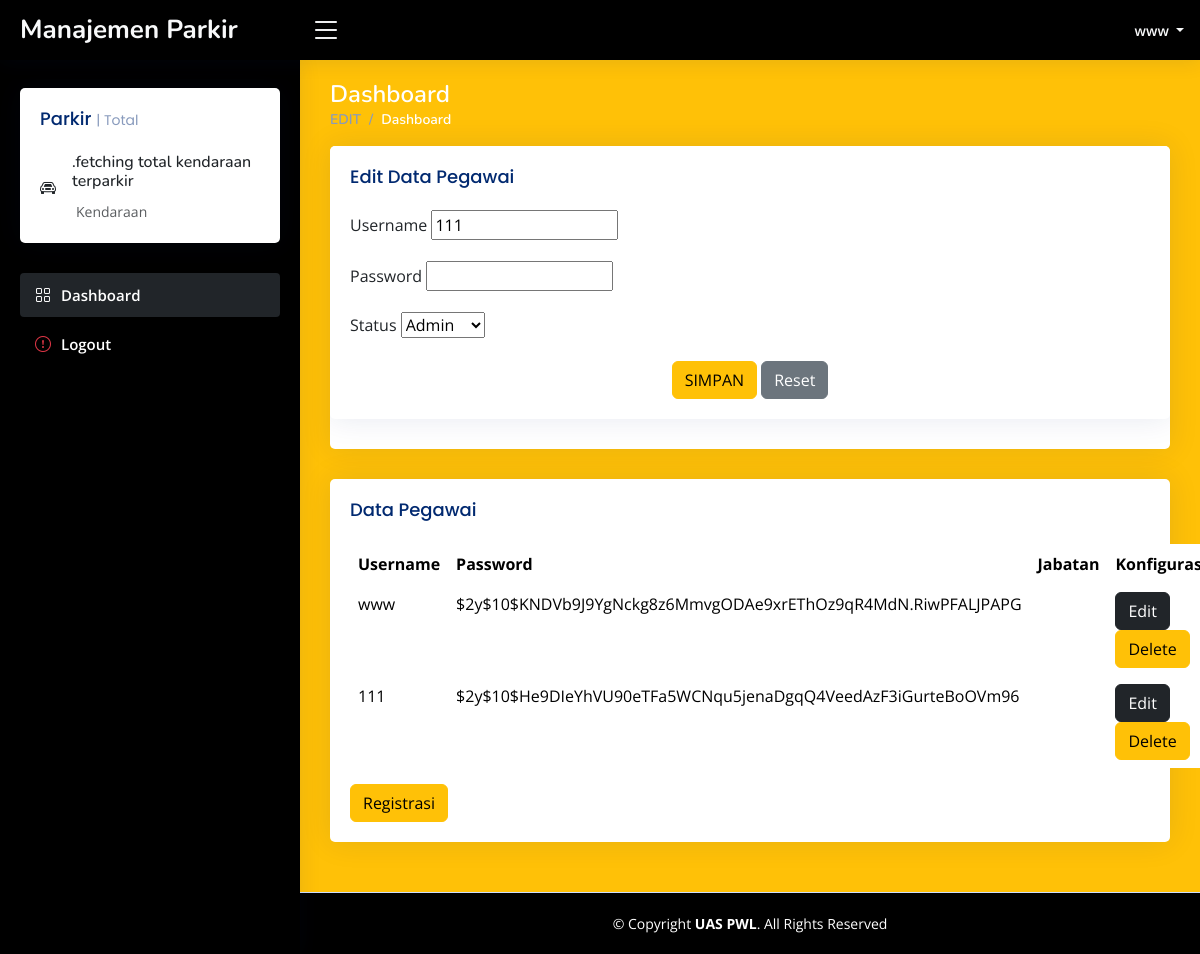
/editp.php?id_pegawai=2 (signed in), run on the app's committed database.
### tables this page shows
CREATE TABLE `pegawai` (
  `id_pegawai` bigint(20) UNSIGNED NOT NULL,
  `username` varchar(20) NOT NULL,
  `password` varchar(255) NOT NULL
);

### datapega.php (the view, shortened to what this page needs)
<div class="col-lg-12">
  <div class="col-12">
    <div class="card recent-sales overflow-auto;">
      <div class="card-body">
        <h5 class="card-title">
          Data Pegawai
        </h5>
        <table class="table table-borderless datatable">
          <thead>
            <tr>
              <th>Username</th>
              <th>Password</th>
              <th>Jabatan</th>
              <th>Konfigurasi</th>
            </tr>
          </thead>
          <tbody>
            <?php
            $sql_akun = "SELECT * FROM pegawai";
            $result = mysqli_query($conn, $sql_akun);
            while ($row = mysqli_fetch_assoc($result)) {
              echo "<tr>
                                <td>{$row["username"]}</td>
                                <td>{$row["password"]}</td>
                                <td>" . strtoupper($row["levela"]) . "</td>
                                <td>
                                    <a href='editp.php?id_pegawai={$row["id_pegawai"]}' class='btn btn-dark'>Edit</a>
                                    <a href='deletepe.php?id_pegawai={$row["id_pegawai"]}'class='btn btn-warning'>Delete</a>
                                </td>
                            </tr>";
            }
            ?>
          </tbody>
        </table>
        <button type="button" onclick="window.location.href='register.php'" class="btn btn-warning">Registrasi</button>
      </div>
    </div>
  </div>
</div>

### editp.php (shortened to what this page needs)
<?php
include('bootstrapper.php');
include('header.php');
include('sidebar.php');
require "conn.php";
$id = isset($_GET['id_pegawai']) ? $_GET['id_pegawai'] : '';
$data = mysqli_query($conn, "SELECT * FROM pegawai WHERE id_pegawai='$id'");
while($d = mysqli_fetch_array($data)) {
?>
<body>
  <main id="main" class="main bg-warning">
    <div class="pagetitle">
      <h1 class="text-white">Dashboard</h1>
      <nav>
        <ol class="breadcrumb">
          <li class="breadcrumb-item"><a href="index.php">EDIT</a></li>
          <li class="breadcrumb-item active text-white">Dashboard</li>
        </ol>
      </nav>
      <div class="col-lg-12">
        <div class="col-12">
          <div class="card recent-sales overflow-auto">
            <div class="card">
              <div class="card-body">
                <h5 class="card-title">Edit Data Pegawai</h5>
                <form class="row g-3" method="post" action="update.php">
    <div class="col-12">
        <label class="form-label">Username</label>
        <input type="text" name="username" value="<?php echo $d['username']; ?>">
    </div>
    <div class="col-12">
        <label class="form-label">Password</label>
        <input type="text" name="password" >
    </div>
    <div class="col-12">
        <label class="form-label">Status</label>
                    <select name="levela">
                        <option value="ADMIN" <?php if ($d['levela'] == 'Admin') echo 'selected'; ?>>Admin</option>
                    </select>
    </div>
    <div class="text-center">
        <input type="submit" class="btn btn-warning" value="SIMPAN">
        <input type="reset" class="btn btn-secondary">
    </div>
</form>
              </div>
            </div>
          </div>
        </div>
        <?php
        include('datapega.php');
        ?>
      </div>
  </main>
<?php
};?>
  <footer id="footer" class="footer bg-black">
    <div class="copyright text-white">
      &copy; Copyright <strong><span>UAS PWL</span></strong>. All Rights Reserved
    </div>
  </footer>
</body>
</html>

### assets/css/style.css (style rules this page uses)
:root { scroll-behavior: smooth; }
body { font-family: "Open Sans", sans-serif; background: #f6f9ff; color: #444444; }
a { color: #4154f1; text-decoration: none; }
h1, h2, h3, h4, h5, h6 { font-family: "Nunito", sans-serif; }
#main { margin-top: 60px; padding: 20px 30px; transition: all 0.3s; }
.pagetitle { margin-bottom: 10px; }
.pagetitle h1 { font-size: 24px; margin-bottom: 0; font-weight: 600; color: #012970; }
.card { margin-bottom: 30px; border: none; border-radius: 5px; box-shadow: 0px 0 30px rgba(1, 41, 112, 0.1); }
.card-title { padding: 20px 0 15px 0; font-size: 18px; font-weight: 500; color: #012970; font-family: "Poppins", sans-serif; }
.card-body { padding: 0 20px 20px 20px; }
.breadcrumb { font-size: 14px; font-family: "Nunito", sans-serif; color: #899bbd; font-weight: 600; }
.breadcrumb a { color: #899bbd; transition: 0.3s; }
.breadcrumb .breadcrumb-item::before { color: #899bbd; }
.breadcrumb .active { color: #51678f; font-weight: 600; }
@media (min-width: 1200px) { #main, #footer { margin-left: 300px; } }
.footer { padding: 20px 0; font-size: 14px; transition: all 0.3s; border-top: 1px solid #cddfff; }
.footer .copyright { text-align: center; color: #012970; }

### data on the page
pegawai: username "111", password "$2y$10$He9DIeYhVU90eTFa5WCNqu5jenaDgqQ4VeedAzF3iGurteBoOVm96"
pegawai: username "www", password "$2y$10$KNDVb9J9YgNckg8z6MmvgODAe9xrEThOz9qR4MdN.RiwPFALJPAPG"
